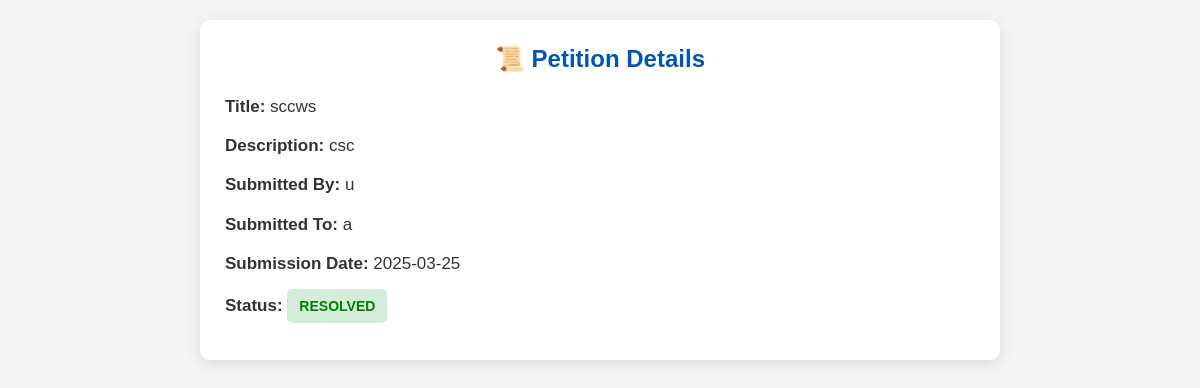
/view_petition/2 (signed in), run on the app's committed database.
### main.py (models this page shows)
class Petition(db.Model):
    id = db.Column(db.Integer, primary_key=True)
    title = db.Column(db.String(255), nullable=False)
    description = db.Column(db.Text, nullable=False)
    category = db.Column(db.String(100), nullable=False)
    priority = db.Column(db.String(50), default="Medium")
    city = db.Column(db.String(100), nullable=True)
    date_created = db.Column(db.DateTime, default=datetime.utcnow)
    sentiment = db.Column(db.String(50), nullable=True)
    success_prediction = db.Column(db.String(50), nullable=True)
    status = db.Column(db.String(50), default="Pending")
    user_id = db.Column(db.Integer, db.ForeignKey('user.id'), nullable=False)
    assigned_to = db.Column(db.Integer, db.ForeignKey('user.id'))
    user = db.relationship('User', foreign_keys=[user_id], backref='petitions')
    assigned_admin = db.relationship('User', foreign_keys=[assigned_to], backref='assigned_petitions')

class User(db.Model, UserMixin):
    id = db.Column(db.Integer, primary_key=True)
    username = db.Column(db.String(150), unique=True, nullable=False)
    password = db.Column(db.String(150), nullable=False)
    role = db.Column(db.String(50), nullable=False)  # "admin", "user", "officer"
    city = db.Column(db.String(100), nullable=True)  # Location tracking
    tags = db.Column(db.String(255))

### main.py (the view)
@app.route('/view_petition/<int:petition_id>')
@login_required
def view_petition(petition_id):
    petition = Petition.query.get_or_404(petition_id)
    if current_user.role == "user" and petition.user_id != current_user.id:
        flash("Unauthorized access!", "danger")
        return redirect(url_for('user_dashboard'))
    if current_user.role == "officer" and petition.assigned_to != current_user.id:
        flash("Unauthorized access!", "danger")
        return redirect(url_for('officer_dashboard'))
    return render_template("view_petition.html", petition=petition)

### main.py (called while the page is built)
@login_manager.user_loader
def load_user(user_id):
    if '_user_id' in session:
        return User.query.get(int(session['_user_id']))
    return None

### templates/view_petition.html (shortened to what this page needs)
<!DOCTYPE html>
<html lang="en">
<head>
</head>
<body>
    <div class="container">
        <h2>📜 Petition Details</h2>
        <div class="petition-details">
            <p><strong>Title:</strong> {{ petition.title }}</p>
            <p><strong>Description:</strong> {{ petition.description }}</p>
            <p><strong>Submitted By:</strong> {{ petition.user.username }}</p>
            <p><p><strong>Submitted To:</strong>
                {% if petition.assigned_to %}
                    {{ petition.assigned_admin.username if petition.assigned_admin else "Not Assigned" }}
                {% else %}
                    Not Assigned
                {% endif %}
            </p>
            <p><strong>Submission Date:</strong> {{ petition.date_created.strftime('%Y-%m-%d') }}</p>
            <p>
                <strong>Status:</strong>
                <span class="status {% if petition.status == 'Pending' %}pending{% elif petition.status == 'Reviewed' %}reviewed{% else %}resolved{% endif %} status-animated">
                    {{ petition.status }}
                </span>
            </p>
</body>
</html>

### templates/view_petition.html (style rules this page uses)
* { margin: 0; padding: 0; box-sizing: border-box; font-family: 'Poppins', sans-serif; }
body { background: #f4f4f4; color: #333; padding: 20px; transition: background 0.3s ease, color 0.3s ease; }
.container { max-width: 800px; margin: auto; background: white; padding: 25px; border-radius: 10px; box-shadow: 0px 4px 15px rgba(0, 0, 0, 0.1); transition: background 0.3s ease; }
h2 { color: #0056b3; text-align: center; margin-bottom: 20px; }
.petition-details p { font-size: 17px; margin-bottom: 12px; line-height: 1.6; }
.status { font-weight: bold; display: inline-block; padding: 6px 12px; border-radius: 5px; text-transform: uppercase; font-size: 14px; transition: all 0.3s ease; }
.resolved { background: rgba(40, 167, 69, 0.2); color: green; }
.status-animated { animation: pulse 1.5s infinite alternate; }

### data on the page
Petition: title "sccws", description "csc", date_created "2025-03-25", status "RESOLVED"
User: user.username "u"
User: assigned_admin "a"
